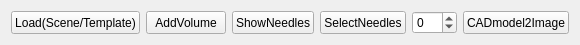
  <widget class="QWidget" name="horizontalLayoutWidget">
   <property name="enabled">
    <bool>true</bool>
   </property>
   <property name="geometry">
    <rect>
     <x>5</x>
     <y>6</y>
     <width>538</width>
     <height>36</height>
    </rect>
   </property>
   <layout class="QHBoxLayout" name="horizontalLayout">
    <item>
     <widget class="QPushButton" name="LoadTemplatePushButton">
      <property name="enabled">
       <bool>true</bool>
      </property>
      <property name="sizePolicy">
       <sizepolicy hsizetype="Preferred" vsizetype="Preferred">
        <horstretch>0</horstretch>
        <verstretch>0</verstretch>
       </sizepolicy>
      </property>
      <property name="text">
       <string>Load(Scene/Template)</string>
      </property>
     </widget>
    </item>
    <item>
     <widget class="QPushButton" name="AddVolumePushButton">
      <property name="enabled">
       <bool>true</bool>
      </property>
      <property name="sizePolicy">
       <sizepolicy hsizetype="Preferred" vsizetype="Preferred">
        <horstretch>0</horstretch>
        <verstretch>0</verstretch>
       </sizepolicy>
      </property>
      <property name="text">
       <string>AddVolume</string>
      </property>
     </widget>
    </item>
    <item>
     <widget class="QPushButton" name="ShowNeedlesPushButton">
      <property name="enabled">
       <bool>true</bool>
      </property>
      <property name="sizePolicy">
       <sizepolicy hsizetype="Preferred" vsizetype="Preferred">
        <horstretch>0</horstretch>
        <verstretch>0</verstretch>
       </sizepolicy>
      </property>
      <property name="text">
       <string>ShowNeedles</string>
      </property>
      <property name="checkable">
       <bool>true</bool>
      </property>
      <property name="checked">
       <bool>false</bool>
      </property>
     </widget>
    </item>
    <item>
     <widget class="QPushButton" name="SelectNeedlesPushButton">
      <property name="enabled">
       <bool>true</bool>
      </property>
      <property name="sizePolicy">
       <sizepolicy hsizetype="Preferred" vsizetype="Preferred">
        <horstretch>0</horstretch>
        <verstretch>0</verstretch>
       </sizepolicy>
      </property>
      <property name="text">
       <string>SelectNeedles</string>
      </property>
     </widget>
    </item>
    <item>
     <widget class="QSpinBox" name="ObturatorSpinBox">
      <property name="enabled">
       <bool>true</bool>
      </property>
      <property name="sizePolicy">
       <sizepolicy hsizetype="Preferred" vsizetype="Preferred">
        <horstretch>0</horstretch>
        <verstretch>0</verstretch>
       </sizepolicy>
      </property>
      <property name="minimum">
       <number>-50</number>
      </property>
      <property name="maximum">
       <number>50</number>
      </property>
     </widget>
    </item>
    <item>
     <widget class="QPushButton" name="CADmodel2ImageRegPushButton">
      <property name="enabled">
       <bool>true</bool>
      </property>
      <property name="sizePolicy">
       <sizepolicy hsizetype="Preferred" vsizetype="Preferred">
        <horstretch>0</horstretch>
        <verstretch>0</verstretch>
       </sizepolicy>
      </property>
      <property name="text">
       <string>CADmodel2Image</string>
      </property>
     </widget>
    </item>
   </layout>
  </widget>
